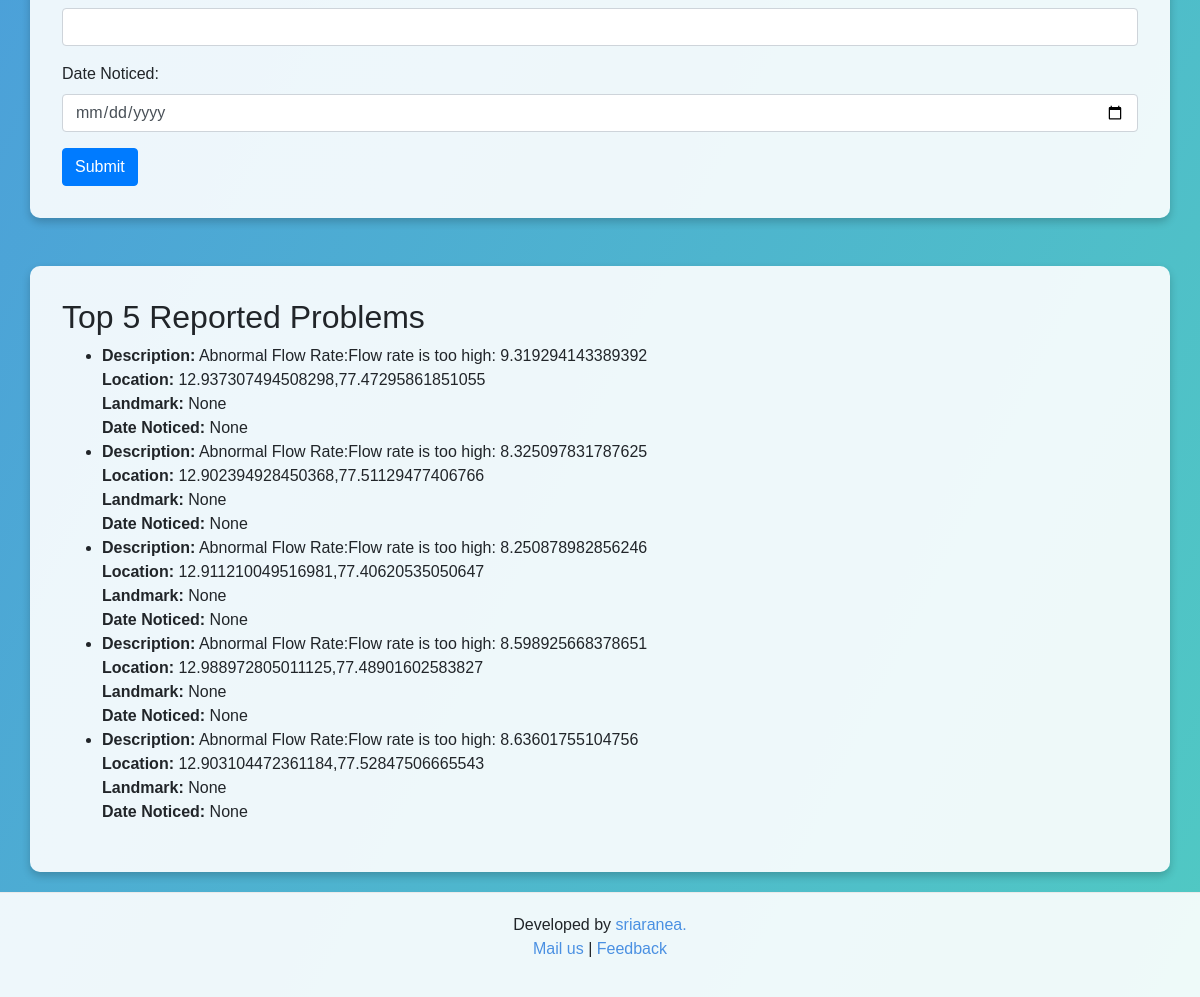
Before: / (lower part) with the older database file.
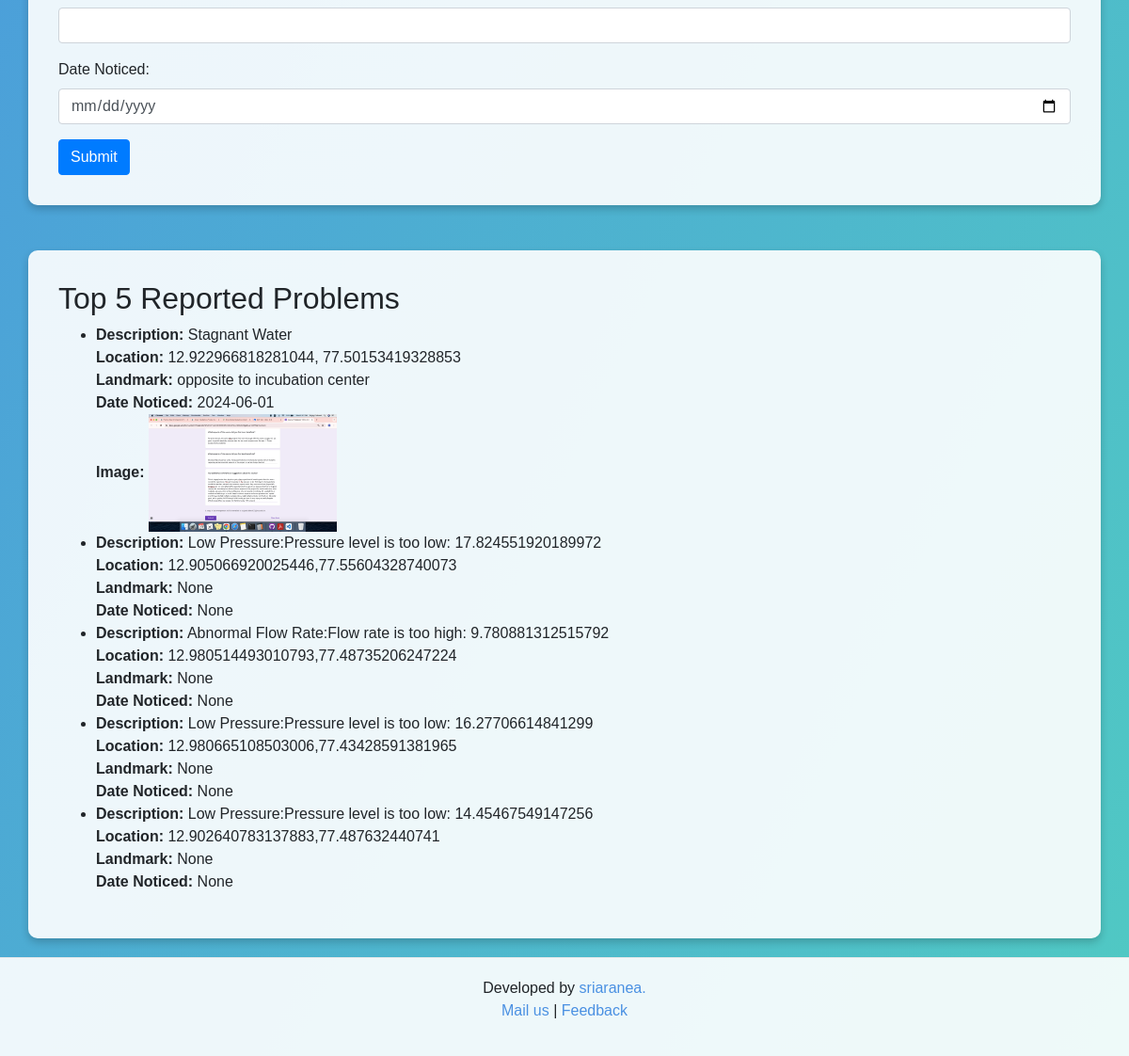
After: the same page with the newer database file.
### tables this page shows
CREATE TABLE reported_problems 
                 (id INTEGER PRIMARY KEY AUTOINCREMENT, location TEXT, landmark TEXT, 
                 location_description TEXT, issue_image TEXT, issue_description TEXT, 
                 email TEXT, date TEXT, lat REAL, lng REAL, assigned_to TEXT, status TEXT);

### app.py (the view)
@app.route('/')
def index():
    conn = sqlite3.connect('waruna.db')
    c = conn.cursor()
    c.execute("SELECT * FROM reported_problems ORDER BY id DESC LIMIT 5")
    top_problems = c.fetchall()
    conn.close()
    return render_template('index.html', top_problems=top_problems)

### templates/index.html (shortened to what this page needs)
<!DOCTYPE html>
<html lang="en">
<head>
    <link rel="stylesheet" href="https://stackpath.bootstrapcdn.com/bootstrap/4.3.1/css/bootstrap.min.css">
    <link rel="stylesheet" href="https://unpkg.com/leaflet@1.7.1/dist/leaflet.css" />
</head>
<body>
    <div class="container">
        <form action="/submit_issue" method="POST" enctype="multipart/form-data">
            <div class="form-group">
                <input type="email" class="form-control" id="email" name="email" required>
            </div>
            <div class="form-group">
                <label for="date">Date Noticed:</label>
                <input type="date" class="form-control" id="date" name="date" required>
            </div>
            <button type="submit" class="btn btn-primary">Submit</button>
        </form>
    </div>
    <div class="container mt-5">
        <h2>Top 5 Reported Problems</h2>
        <ul>
            {% for problem in top_problems %}
            <li>
                <strong>Description:</strong> {{ problem[5] }}<br>
                <strong>Location:</strong> {{ problem[1] }}<br>
                <strong>Landmark:</strong> {{ problem[2] }}<br>
                <strong>Date Noticed:</strong> {{ problem[7] }}
                {% if problem[4] %}
                <br><strong>Image:</strong> <img src="{{ url_for('static', filename='images/' ~ problem[4]) }}"
                    alt="Issue Image" style="max-width: 200px;">
                {% endif %}
            </li>
            {% endfor %}
        </ul>
    </div>
    <footer>
        <p>Developed by <a href="https://sriaranea.com/sriaranea/">sriaranea. <br></a> <a href="mailto:sriaranea@gmail.com">Mail us</a> | <a
                href="mailto:sriaranea@gmail.com">Feedback</a></p>
    </footer>
</body>
</html>

Changed rows visible on the page:
no longer on this page (row unchanged): reported_problems: issue_description "Abnormal Flow Rate:Flow rate is too high: 9.319294143389392", location "12.937307494508298,77.47295861851055", problem "None"
no longer on this page (row unchanged): reported_problems: issue_description "Abnormal Flow Rate:Flow rate is too high: 8.325097831787625", location "12.902394928450368,77.51129477406766", problem "None"
no longer on this page (row unchanged): reported_problems: issue_description "Abnormal Flow Rate:Flow rate is too high: 8.250878982856246", location "12.911210049516981,77.40620535050647", problem "None"
no longer on this page (row unchanged): reported_problems: issue_description "Abnormal Flow Rate:Flow rate is too high: 8.598925668378651", location "12.988972805011125,77.48901602583827", problem "None"
no longer on this page (row unchanged): reported_problems: issue_description "Abnormal Flow Rate:Flow rate is too high: 8.63601755104756", location "12.903104472361184,77.52847506665543", problem "None"
added reported_problems: issue_description "Stagnant Water", location "12.922966818281044, 77.50153419328853", landmark "opposite to incubation center", date "2024-06-01", issue_image (picture)
added reported_problems: issue_description "Low Pressure:Pressure level is too low: 17.824551920189972", location "12.905066920025446,77.55604328740073", problem "None"
added reported_problems: issue_description "Abnormal Flow Rate:Flow rate is too high: 9.780881312515792", location "12.980514493010793,77.48735206247224", problem "None"
added reported_problems: issue_description "Low Pressure:Pressure level is too low: 16.27706614841299", location "12.980665108503006,77.43428591381965", problem "None"
added reported_problems: issue_description "Low Pressure:Pressure level is too low: 14.45467549147256", location "12.902640783137883,77.487632440741", problem "None"
